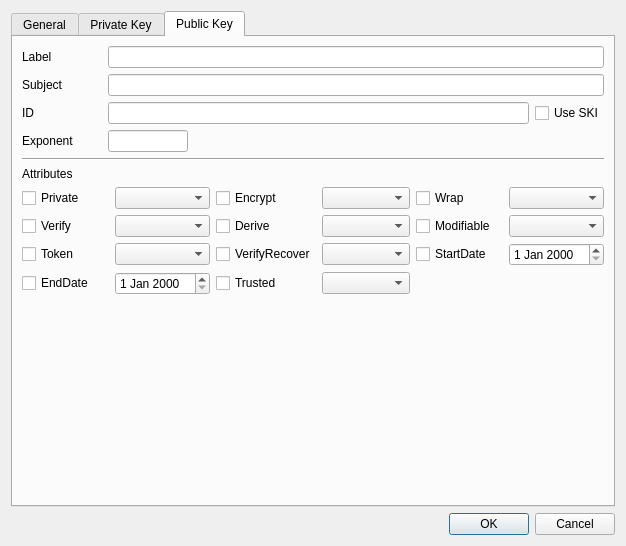
<?xml version="1.0" encoding="UTF-8"?>
<ui version="4.0">
 <class>GenKeyPairDlg</class>
 <widget class="QDialog" name="GenKeyPairDlg">
  <property name="geometry">
   <rect>
    <x>0</x>
    <y>0</y>
    <width>626</width>
    <height>536</height>
   </rect>
  </property>
  <property name="windowTitle">
   <string>Generate key pair</string>
  </property>
  <layout class="QVBoxLayout" name="verticalLayout">
   <item>
    <widget class="QTabWidget" name="tabWidget">
     <property name="sizePolicy">
      <sizepolicy hsizetype="Preferred" vsizetype="Preferred">
       <horstretch>0</horstretch>
       <verstretch>0</verstretch>
      </sizepolicy>
     </property>
     <property name="currentIndex">
      <number>2</number>
     </property>
     <widget class="QWidget" name="tab">
      <attribute name="title">
       <string>General</string>
      </attribute>
      <layout class="QVBoxLayout" name="verticalLayout_2">
       <item>
        <layout class="QGridLayout" name="gridLayout">
         <property name="topMargin">
          <number>0</number>
         </property>
         <item row="0" column="1">
          <widget class="QComboBox" name="mSlotsCombo">
           <property name="sizePolicy">
            <sizepolicy hsizetype="Preferred" vsizetype="Fixed">
             <horstretch>1</horstretch>
             <verstretch>0</verstretch>
            </sizepolicy>
           </property>
          </widget>
         </item>
         <item row="0" column="0">
          <widget class="QLabel" name="label">
           <property name="minimumSize">
            <size>
             <width>80</width>
             <height>0</height>
            </size>
           </property>
           <property name="text">
            <string>Slot list</string>
           </property>
          </widget>
         </item>
        </layout>
       </item>
       <item>
        <widget class="Line" name="line">
         <property name="orientation">
          <enum>Qt::Horizontal</enum>
         </property>
        </widget>
       </item>
       <item>
        <widget class="QLabel" name="label_2">
         <property name="text">
          <string>Slot status</string>
         </property>
        </widget>
       </item>
       <item>
        <layout class="QGridLayout" name="gridLayout_4">
         <property name="topMargin">
          <number>0</number>
         </property>
         <item row="0" column="3">
          <widget class="QLineEdit" name="mSessionText">
           <property name="maximumSize">
            <size>
             <width>80</width>
             <height>16777215</height>
            </size>
           </property>
           <property name="palette">
            <palette>
             <active>
              <colorrole role="Base">
               <brush brushstyle="SolidPattern">
                <color alpha="255">
                 <red>221</red>
                 <green>221</green>
                 <blue>255</blue>
                </color>
               </brush>
              </colorrole>
             </active>
             <inactive>
              <colorrole role="Base">
               <brush brushstyle="SolidPattern">
                <color alpha="255">
                 <red>221</red>
                 <green>221</green>
                 <blue>255</blue>
                </color>
               </brush>
              </colorrole>
             </inactive>
             <disabled>
              <colorrole role="Base">
               <brush brushstyle="SolidPattern">
                <color alpha="255">
                 <red>240</red>
                 <green>240</green>
                 <blue>240</blue>
                </color>
               </brush>
              </colorrole>
             </disabled>
            </palette>
           </property>
           <property name="readOnly">
            <bool>true</bool>
           </property>
          </widget>
         </item>
         <item row="0" column="2">
          <widget class="QLabel" name="label_4">
           <property name="text">
            <string>Session</string>
           </property>
          </widget>
         </item>
         <item row="0" column="6">
          <widget class="QLineEdit" name="mLoginText">
           <property name="maximumSize">
            <size>
             <width>40</width>
             <height>16777215</height>
            </size>
           </property>
           <property name="palette">
            <palette>
             <active>
              <colorrole role="Base">
               <brush brushstyle="SolidPattern">
                <color alpha="255">
                 <red>221</red>
                 <green>221</green>
                 <blue>255</blue>
                </color>
               </brush>
              </colorrole>
             </active>
             <inactive>
              <colorrole role="Base">
               <brush brushstyle="SolidPattern">
                <color alpha="255">
                 <red>221</red>
                 <green>221</green>
                 <blue>255</blue>
                </color>
               </brush>
              </colorrole>
             </inactive>
             <disabled>
              <colorrole role="Base">
               <brush brushstyle="SolidPattern">
                <color alpha="255">
                 <red>240</red>
                 <green>240</green>
                 <blue>240</blue>
                </color>
               </brush>
              </colorrole>
             </disabled>
            </palette>
           </property>
           <property name="readOnly">
            <bool>true</bool>
           </property>
          </widget>
         </item>
         <item row="0" column="5">
          <widget class="QLabel" name="label_5">
           <property name="text">
            <string>Login</string>
           </property>
          </widget>
         </item>
         <item row="0" column="1">
          <widget class="QLineEdit" name="mSlotIDText">
           <property name="maximumSize">
            <size>
             <width>100</width>
             <height>16777215</height>
            </size>
           </property>
           <property name="palette">
            <palette>
             <active>
              <colorrole role="Base">
               <brush brushstyle="SolidPattern">
                <color alpha="255">
                 <red>221</red>
                 <green>221</green>
                 <blue>255</blue>
                </color>
               </brush>
              </colorrole>
             </active>
             <inactive>
              <colorrole role="Base">
               <brush brushstyle="SolidPattern">
                <color alpha="255">
                 <red>221</red>
                 <green>221</green>
                 <blue>255</blue>
                </color>
               </brush>
              </colorrole>
             </inactive>
             <disabled>
              <colorrole role="Base">
               <brush brushstyle="SolidPattern">
                <color alpha="255">
                 <red>240</red>
                 <green>240</green>
                 <blue>240</blue>
                </color>
               </brush>
              </colorrole>
             </disabled>
            </palette>
           </property>
           <property name="readOnly">
            <bool>true</bool>
           </property>
          </widget>
         </item>
         <item row="0" column="0">
          <widget class="QLabel" name="label_3">
           <property name="minimumSize">
            <size>
             <width>80</width>
             <height>0</height>
            </size>
           </property>
           <property name="text">
            <string>Slot ID</string>
           </property>
          </widget>
         </item>
         <item row="0" column="4">
          <spacer name="horizontalSpacer_2">
           <property name="orientation">
            <enum>Qt::Horizontal</enum>
           </property>
           <property name="sizeHint" stdset="0">
            <size>
             <width>40</width>
             <height>20</height>
            </size>
           </property>
          </spacer>
         </item>
        </layout>
       </item>
       <item>
        <widget class="Line" name="line_2">
         <property name="orientation">
          <enum>Qt::Horizontal</enum>
         </property>
        </widget>
       </item>
       <item>
        <widget class="QLabel" name="label_6">
         <property name="text">
          <string>Key Information</string>
         </property>
        </widget>
       </item>
       <item>
        <layout class="QGridLayout" name="gridLayout_5">
         <property name="topMargin">
          <number>0</number>
         </property>
         <item row="0" column="0">
          <widget class="QLabel" name="label_7">
           <property name="minimumSize">
            <size>
             <width>80</width>
             <height>0</height>
            </size>
           </property>
           <property name="maximumSize">
            <size>
             <width>80</width>
             <height>16777215</height>
            </size>
           </property>
           <property name="text">
            <string>Mechanism</string>
           </property>
          </widget>
         </item>
         <item row="0" column="2">
          <widget class="QLabel" name="mOptionLabel">
           <property name="text">
            <string>Key size</string>
           </property>
          </widget>
         </item>
         <item row="0" column="3">
          <widget class="QComboBox" name="mOptionCombo">
           <property name="minimumSize">
            <size>
             <width>120</width>
             <height>0</height>
            </size>
           </property>
          </widget>
         </item>
         <item row="0" column="1">
          <widget class="QComboBox" name="mMechCombo">
           <property name="sizePolicy">
            <sizepolicy hsizetype="Preferred" vsizetype="Fixed">
             <horstretch>1</horstretch>
             <verstretch>0</verstretch>
            </sizepolicy>
           </property>
          </widget>
         </item>
        </layout>
       </item>
       <item>
        <widget class="QTabWidget" name="mParamTab">
         <property name="currentIndex">
          <number>0</number>
         </property>
         <widget class="QWidget" name="tab_4">
          <attribute name="title">
           <string>DSA Parameter</string>
          </attribute>
          <layout class="QVBoxLayout" name="verticalLayout_5">
           <item>
            <layout class="QGridLayout" name="gridLayout_8">
             <item row="0" column="1">
              <widget class="QLineEdit" name="mDSA_QText">
               <property name="palette">
                <palette>
                 <active>
                  <colorrole role="Base">
                   <brush brushstyle="SolidPattern">
                    <color alpha="255">
                     <red>255</red>
                     <green>255</green>
                     <blue>255</blue>
                    </color>
                   </brush>
                  </colorrole>
                 </active>
                 <inactive>
                  <colorrole role="Base">
                   <brush brushstyle="SolidPattern">
                    <color alpha="255">
                     <red>255</red>
                     <green>255</green>
                     <blue>255</blue>
                    </color>
                   </brush>
                  </colorrole>
                 </inactive>
                 <disabled>
                  <colorrole role="Base">
                   <brush brushstyle="SolidPattern">
                    <color alpha="255">
                     <red>240</red>
                     <green>240</green>
                     <blue>240</blue>
                    </color>
                   </brush>
                  </colorrole>
                 </disabled>
                </palette>
               </property>
               <property name="readOnly">
                <bool>false</bool>
               </property>
              </widget>
             </item>
             <item row="0" column="2">
              <widget class="QLineEdit" name="mDSA_QLenText">
               <property name="minimumSize">
                <size>
                 <width>40</width>
                 <height>0</height>
                </size>
               </property>
               <property name="maximumSize">
                <size>
                 <width>40</width>
                 <height>16777215</height>
                </size>
               </property>
               <property name="palette">
                <palette>
                 <active>
                  <colorrole role="Base">
                   <brush brushstyle="SolidPattern">
                    <color alpha="255">
                     <red>221</red>
                     <green>221</green>
                     <blue>255</blue>
                    </color>
                   </brush>
                  </colorrole>
                 </active>
                 <inactive>
                  <colorrole role="Base">
                   <brush brushstyle="SolidPattern">
                    <color alpha="255">
                     <red>221</red>
                     <green>221</green>
                     <blue>255</blue>
                    </color>
                   </brush>
                  </colorrole>
                 </inactive>
                 <disabled>
                  <colorrole role="Base">
                   <brush brushstyle="SolidPattern">
                    <color alpha="255">
                     <red>240</red>
                     <green>240</green>
                     <blue>240</blue>
                    </color>
                   </brush>
                  </colorrole>
                 </disabled>
                </palette>
               </property>
               <property name="readOnly">
                <bool>true</bool>
               </property>
              </widget>
             </item>
             <item row="0" column="0">
              <widget class="QLabel" name="label_18">
               <property name="text">
                <string>Subprime(Q)</string>
               </property>
              </widget>
             </item>
            </layout>
           </item>
           <item>
            <layout class="QGridLayout" name="gridLayout_10">
             <item row="0" column="0">
              <widget class="QLabel" name="label_19">
               <property name="text">
                <string>Prime(P)</string>
               </property>
              </widget>
             </item>
             <item row="0" column="2">
              <widget class="QLineEdit" name="mDSA_PLenText">
               <property name="minimumSize">
                <size>
                 <width>40</width>
                 <height>0</height>
                </size>
               </property>
               <property name="maximumSize">
                <size>
                 <width>40</width>
                 <height>16777215</height>
                </size>
               </property>
               <property name="palette">
                <palette>
                 <active>
                  <colorrole role="Base">
                   <brush brushstyle="SolidPattern">
                    <color alpha="255">
                     <red>221</red>
                     <green>221</green>
                     <blue>255</blue>
                    </color>
                   </brush>
                  </colorrole>
                 </active>
                 <inactive>
                  <colorrole role="Base">
                   <brush brushstyle="SolidPattern">
                    <color alpha="255">
                     <red>221</red>
                     <green>221</green>
                     <blue>255</blue>
                    </color>
                   </brush>
                  </colorrole>
                 </inactive>
                 <disabled>
                  <colorrole role="Base">
                   <brush brushstyle="SolidPattern">
                    <color alpha="255">
                     <red>240</red>
                     <green>240</green>
                     <blue>240</blue>
                    </color>
                   </brush>
                  </colorrole>
                 </disabled>
                </palette>
               </property>
               <property name="readOnly">
                <bool>true</bool>
               </property>
              </widget>
             </item>
             <item row="0" column="1">
              <spacer name="horizontalSpacer">
               <property name="orientation">
                <enum>Qt::Horizontal</enum>
               </property>
               <property name="sizeHint" stdset="0">
                <size>
                 <width>40</width>
                 <height>20</height>
                </size>
               </property>
              </spacer>
             </item>
            </layout>
           </item>
           <item>
            <widget class="QPlainTextEdit" name="mDSA_PText">
             <property name="palette">
              <palette>
               <active>
                <colorrole role="Base">
                 <brush brushstyle="SolidPattern">
                  <color alpha="255">
                   <red>255</red>
                   <green>255</green>
                   <blue>255</blue>
                  </color>
                 </brush>
                </colorrole>
               </active>
               <inactive>
                <colorrole role="Base">
                 <brush brushstyle="SolidPattern">
                  <color alpha="255">
                   <red>255</red>
                   <green>255</green>
                   <blue>255</blue>
                  </color>
                 </brush>
                </colorrole>
               </inactive>
               <disabled>
                <colorrole role="Base">
                 <brush brushstyle="SolidPattern">
                  <color alpha="255">
                   <red>240</red>
                   <green>240</green>
                   <blue>240</blue>
                  </color>
                 </brush>
                </colorrole>
               </disabled>
              </palette>
             </property>
             <property name="readOnly">
              <bool>false</bool>
             </property>
            </widget>
           </item>
           <item>
            <layout class="QGridLayout" name="gridLayout_11">
             <property name="topMargin">
              <number>0</number>
             </property>
             <item row="0" column="2">
              <widget class="QLineEdit" name="mDSA_GLenText">
               <property name="minimumSize">
                <size>
                 <width>40</width>
                 <height>0</height>
                </size>
               </property>
               <property name="maximumSize">
                <size>
                 <width>40</width>
                 <height>16777215</height>
                </size>
               </property>
               <property name="palette">
                <palette>
                 <active>
                  <colorrole role="Base">
                   <brush brushstyle="SolidPattern">
                    <color alpha="255">
                     <red>221</red>
                     <green>221</green>
                     <blue>255</blue>
                    </color>
                   </brush>
                  </colorrole>
                 </active>
                 <inactive>
                  <colorrole role="Base">
                   <brush brushstyle="SolidPattern">
                    <color alpha="255">
                     <red>221</red>
                     <green>221</green>
                     <blue>255</blue>
                    </color>
                   </brush>
                  </colorrole>
                 </inactive>
                 <disabled>
                  <colorrole role="Base">
                   <brush brushstyle="SolidPattern">
                    <color alpha="255">
                     <red>240</red>
                     <green>240</green>
                     <blue>240</blue>
                    </color>
                   </brush>
                  </colorrole>
                 </disabled>
                </palette>
               </property>
               <property name="readOnly">
                <bool>true</bool>
               </property>
              </widget>
             </item>
             <item row="0" column="0">
              <widget class="QLabel" name="label_20">
               <property name="text">
                <string>Generator(G)</string>
               </property>
              </widget>
             </item>
             <item row="0" column="1">
              <spacer name="horizontalSpacer_4">
               <property name="orientation">
                <enum>Qt::Horizontal</enum>
               </property>
               <property name="sizeHint" stdset="0">
                <size>
                 <width>40</width>
                 <height>20</height>
                </size>
               </property>
              </spacer>
             </item>
            </layout>
           </item>
           <item>
            <widget class="QPlainTextEdit" name="mDSA_GText">
             <property name="palette">
              <palette>
               <active>
                <colorrole role="Base">
                 <brush brushstyle="SolidPattern">
                  <color alpha="255">
                   <red>255</red>
                   <green>255</green>
                   <blue>255</blue>
                  </color>
                 </brush>
                </colorrole>
               </active>
               <inactive>
                <colorrole role="Base">
                 <brush brushstyle="SolidPattern">
                  <color alpha="255">
                   <red>255</red>
                   <green>255</green>
                   <blue>255</blue>
                  </color>
                 </brush>
                </colorrole>
               </inactive>
               <disabled>
                <colorrole role="Base">
                 <brush brushstyle="SolidPattern">
                  <color alpha="255">
                   <red>240</red>
                   <green>240</green>
                   <blue>240</blue>
                  </color>
                 </brush>
                </colorrole>
               </disabled>
              </palette>
             </property>
             <property name="readOnly">
              <bool>false</bool>
             </property>
            </widget>
           </item>
           <item>
            <layout class="QGridLayout" name="gridLayout_12">
             <property name="topMargin">
              <number>0</number>
             </property>
             <item row="0" column="2">
              <widget class="QPushButton" name="mDSAGenParamBtn">
               <property name="text">
                <string>Gen Param</string>
               </property>
              </widget>
             </item>
             <item row="0" column="0">
              <widget class="QPushButton" name="mDSAClearParamBtn">
               <property name="text">
                <string>Clear</string>
               </property>
              </widget>
             </item>
             <item row="0" column="1">
              <spacer name="horizontalSpacer_5">
               <property name="orientation">
                <enum>Qt::Horizontal</enum>
               </property>
               <property name="sizeHint" stdset="0">
                <size>
                 <width>40</width>
                 <height>20</height>
                </size>
               </property>
              </spacer>
             </item>
            </layout>
           </item>
          </layout>
         </widget>
         <widget class="QWidget" name="tab_5">
          <attribute name="title">
           <string>DH Parameter</string>
          </attribute>
          <layout class="QVBoxLayout" name="verticalLayout_6">
           <item>
            <layout class="QGridLayout" name="gridLayout_9">
             <item row="0" column="2">
              <widget class="QLabel" name="label_15">
               <property name="text">
                <string>g</string>
               </property>
              </widget>
             </item>
             <item row="0" column="4">
              <widget class="QLabel" name="label_17">
               <property name="text">
                <string>p</string>
               </property>
              </widget>
             </item>
             <item row="0" column="5">
              <widget class="QLineEdit" name="mDH_PLenText">
               <property name="maximumSize">
                <size>
                 <width>40</width>
                 <height>16777215</height>
                </size>
               </property>
               <property name="font">
                <font/>
               </property>
               <property name="readOnly">
                <bool>true</bool>
               </property>
              </widget>
             </item>
             <item row="0" column="3">
              <widget class="QComboBox" name="mDH_GCombo"/>
             </item>
             <item row="0" column="0">
              <widget class="QPushButton" name="mGenDHParamBtn">
               <property name="text">
                <string>Gen DH Param</string>
               </property>
              </widget>
             </item>
             <item row="0" column="1">
              <spacer name="horizontalSpacer_3">
               <property name="orientation">
                <enum>Qt::Horizontal</enum>
               </property>
               <property name="sizeHint" stdset="0">
                <size>
                 <width>40</width>
                 <height>20</height>
                </size>
               </property>
              </spacer>
             </item>
            </layout>
           </item>
           <item>
            <widget class="QPlainTextEdit" name="mDH_PText">
             <property name="font">
              <font/>
             </property>
            </widget>
           </item>
          </layout>
         </widget>
        </widget>
       </item>
      </layout>
     </widget>
     <widget class="QWidget" name="tab_2">
      <attribute name="title">
       <string>Private Key</string>
      </attribute>
      <layout class="QVBoxLayout" name="verticalLayout_3">
       <item>
        <layout class="QGridLayout" name="gridLayout_2">
         <property name="topMargin">
          <number>0</number>
         </property>
         <item row="1" column="0">
          <widget class="QLabel" name="label_10">
           <property name="text">
            <string>Subject</string>
           </property>
          </widget>
         </item>
         <item row="0" column="0">
          <widget class="QLabel" name="label_9">
           <property name="minimumSize">
            <size>
             <width>80</width>
             <height>0</height>
            </size>
           </property>
           <property name="text">
            <string>Label</string>
           </property>
          </widget>
         </item>
         <item row="2" column="0">
          <widget class="QLabel" name="label_11">
           <property name="text">
            <string>ID</string>
           </property>
          </widget>
         </item>
         <item row="2" column="1">
          <widget class="QLineEdit" name="mPriIDText"/>
         </item>
         <item row="2" column="2">
          <widget class="QCheckBox" name="mPriUseSKICheck">
           <property name="text">
            <string>Use SKI</string>
           </property>
          </widget>
         </item>
         <item row="0" column="1" colspan="2">
          <widget class="QLineEdit" name="mPriLabelText"/>
         </item>
         <item row="1" column="1" colspan="2">
          <widget class="QLineEdit" name="mPriSubjectText"/>
         </item>
        </layout>
       </item>
       <item>
        <widget class="Line" name="line_3">
         <property name="orientation">
          <enum>Qt::Horizontal</enum>
         </property>
        </widget>
       </item>
       <item>
        <widget class="QLabel" name="label_12">
         <property name="text">
          <string>Attributes</string>
         </property>
        </widget>
       </item>
       <item>
        <layout class="QGridLayout" name="gridLayout_6">
         <property name="topMargin">
          <number>0</number>
         </property>
         <item row="2" column="5">
          <widget class="QComboBox" name="mPriTokenCombo"/>
         </item>
         <item row="1" column="0">
          <widget class="QCheckBox" name="mPriUnwrapCheck">
           <property name="text">
            <string notr="true">Unwrap</string>
           </property>
          </widget>
         </item>
         <item row="2" column="1">
          <widget class="QComboBox" name="mPriDeriveCombo"/>
         </item>
         <item row="0" column="3">
          <widget class="QComboBox" name="mPriDecryptCombo"/>
         </item>
         <item row="2" column="2">
          <widget class="QCheckBox" name="mPriExtractableCheck">
           <property name="text">
            <string notr="true">Extractable</string>
           </property>
          </widget>
         </item>
         <item row="0" column="1">
          <widget class="QComboBox" name="mPriPrivateCombo"/>
         </item>
         <item row="1" column="4">
          <widget class="QCheckBox" name="mPriSensitiveCheck">
           <property name="text">
            <string notr="true">Sensitive</string>
           </property>
          </widget>
         </item>
         <item row="0" column="2">
          <widget class="QCheckBox" name="mPriDecryptCheck">
           <property name="text">
            <string notr="true">Decrypt</string>
           </property>
          </widget>
         </item>
         <item row="2" column="0">
          <widget class="QCheckBox" name="mPriDeriveCheck">
           <property name="text">
            <string notr="true">Derive</string>
           </property>
          </widget>
         </item>
         <item row="2" column="3">
          <widget class="QComboBox" name="mPriExtractableCombo"/>
         </item>
         <item row="1" column="1">
          <widget class="QComboBox" name="mPriUnwrapCombo"/>
         </item>
         <item row="0" column="5">
          <widget class="QComboBox" name="mPriSignCombo"/>
         </item>
         <item row="0" column="0">
          <widget class="QCheckBox" name="mPriPrivateCheck">
           <property name="text">
            <string notr="true">Private</string>
           </property>
          </widget>
         </item>
         <item row="1" column="5">
          <widget class="QComboBox" name="mPriSensitiveCombo"/>
         </item>
         <item row="2" column="4">
          <widget class="QCheckBox" name="mPriTokenCheck">
           <property name="text">
            <string notr="true">Token</string>
           </property>
          </widget>
         </item>
         <item row="1" column="3">
          <widget class="QComboBox" name="mPriModifiableCombo"/>
         </item>
         <item row="1" column="2">
          <widget class="QCheckBox" name="mPriModifiableCheck">
           <property name="text">
            <string notr="true">Modifiable</string>
           </property>
          </widget>
         </item>
         <item row="0" column="4">
          <widget class="QCheckBox" name="mPriSignCheck">
           <property name="text">
            <string notr="true">Sign</string>
           </property>
          </widget>
         </item>
         <item row="3" column="5">
          <widget class="QDateEdit" name="mPriEndDateEdit"/>
         </item>
         <item row="3" column="4">
          <widget class="QCheckBox" name="mPriEndDateCheck">
           <property name="text">
            <string>EndDate</string>
           </property>
          </widget>
         </item>
         <item row="3" column="3">
          <widget class="QDateEdit" name="mPriStartDateEdit"/>
         </item>
         <item row="3" column="2">
          <widget class="QCheckBox" name="mPriStartDateCheck">
           <property name="text">
            <string>StartDate</string>
           </property>
          </widget>
         </item>
         <item row="3" column="0">
          <widget class="QCheckBox" name="mPriSignRecoverCheck">
           <property name="text">
            <string>SignRecover</string>
           </property>
          </widget>
         </item>
         <item row="3" column="1">
          <widget class="QComboBox" name="mPriSignRecoverCombo"/>
         </item>
        </layout>
       </item>
       <item>
        <spacer name="verticalSpacer_2">
         <property name="orientation">
          <enum>Qt::Vertical</enum>
         </property>
         <property name="sizeHint" stdset="0">
          <size>
           <width>20</width>
           <height>40</height>
          </size>
         </property>
        </spacer>
       </item>
      </layout>
     </widget>
     <widget class="QWidget" name="tab_3">
      <attribute name="title">
       <string>Public Key</string>
      </attribute>
      <layout class="QVBoxLayout" name="verticalLayout_4">
       <item>
        <layout class="QGridLayout" name="gridLayout_3">
         <property name="topMargin">
          <number>0</number>
         </property>
         <item row="3" column="1">
          <widget class="QLineEdit" name="mPubExponentText">
           <property name="maximumSize">
            <size>
             <width>80</width>
             <height>16777215</height>
            </size>
           </property>
          </widget>
         </item>
         <item row="0" column="0">
          <widget class="QLabel" name="label_8">
           <property name="minimumSize">
            <size>
             <width>80</width>
             <height>0</height>
            </size>
           </property>
           <property name="text">
            <string>Label</string>
           </property>
          </widget>
         </item>
         <item row="2" column="0">
          <widget class="QLabel" name="label_14">
           <property name="text">
            <string>ID</string>
           </property>
          </widget>
         </item>
         <item row="2" column="1">
          <widget class="QLineEdit" name="mPubIDText"/>
         </item>
         <item row="3" column="0">
          <widget class="QLabel" name="label_13">
           <property name="text">
            <string>Exponent</string>
           </property>
          </widget>
         </item>
         <item row="2" column="2">
          <widget class="QCheckBox" name="mPubUseSKICheck">
           <property name="text">
            <string>Use SKI</string>
           </property>
          </widget>
         </item>
         <item row="0" column="1" colspan="2">
          <widget class="QLineEdit" name="mPubLabelText"/>
         </item>
         <item row="1" column="0">
          <widget class="QLabel" name="label_21">
           <property name="text">
            <string>Subject</string>
           </property>
          </widget>
         </item>
         <item row="1" column="1" colspan="2">
          <widget class="QLineEdit" name="mPubSubjectText"/>
         </item>
        </layout>
       </item>
       <item>
        <widget class="Line" name="line_4">
         <property name="orientation">
          <enum>Qt::Horizontal</enum>
         </property>
        </widget>
       </item>
       <item>
        <widget class="QLabel" name="label_16">
         <property name="text">
          <string>Attributes</string>
         </property>
        </widget>
       </item>
       <item>
        <layout class="QGridLayout" name="gridLayout_7">
         <property name="topMargin">
          <number>0</number>
         </property>
         <item row="1" column="0">
          <widget class="QCheckBox" name="mPubVerifyCheck">
           <property name="text">
            <string notr="true">Verify</string>
           </property>
          </widget>
         </item>
         <item row="0" column="3">
          <widget class="QComboBox" name="mPubEncryptCombo"/>
         </item>
         <item row="0" column="2">
          <widget class="QCheckBox" name="mPubEncryptCheck">
           <property name="text">
            <string notr="true">Encrypt</string>
           </property>
          </widget>
         </item>
         <item row="2" column="0">
          <widget class="QCheckBox" name="mPubTokenCheck">
           <property name="text">
            <string notr="true">Token</string>
           </property>
          </widget>
         </item>
         <item row="1" column="2">
          <widget class="QCheckBox" name="mPubDeriveCheck">
           <property name="text">
            <string notr="true">Derive</string>
           </property>
          </widget>
         </item>
         <item row="0" column="0">
          <widget class="QCheckBox" name="mPubPrivateCheck">
           <property name="text">
            <string notr="true">Private</string>
           </property>
          </widget>
         </item>
         <item row="0" column="5">
          <widget class="QComboBox" name="mPubWrapCombo"/>
         </item>
         <item row="1" column="5">
          <widget class="QComboBox" name="mPubModifiableCombo"/>
         </item>
         <item row="1" column="1">
          <widget class="QComboBox" name="mPubVerifyCombo"/>
         </item>
         <item row="1" column="4">
          <widget class="QCheckBox" name="mPubModifiableCheck">
           <property name="text">
            <string notr="true">Modifiable</string>
           </property>
          </widget>
         </item>
         <item row="2" column="1">
          <widget class="QComboBox" name="mPubTokenCombo"/>
         </item>
         <item row="0" column="4">
          <widget class="QCheckBox" name="mPubWrapCheck">
           <property name="text">
            <string notr="true">Wrap</string>
           </property>
          </widget>
         </item>
         <item row="1" column="3">
          <widget class="QComboBox" name="mPubDeriveCombo"/>
         </item>
         <item row="0" column="1">
          <widget class="QComboBox" name="mPubPrivateCombo"/>
         </item>
         <item row="3" column="0">
          <widget class="QCheckBox" name="mPubEndDateCheck">
           <property name="text">
            <string>EndDate</string>
           </property>
          </widget>
         </item>
         <item row="3" column="1">
          <widget class="QDateEdit" name="mPubEndDateEdit"/>
         </item>
         <item row="2" column="5">
          <widget class="QDateEdit" name="mPubStartDateEdit"/>
         </item>
         <item row="2" column="4">
          <widget class="QCheckBox" name="mPubStartDateCheck">
           <property name="text">
            <string>StartDate</string>
           </property>
          </widget>
         </item>
         <item row="2" column="2">
          <widget class="QCheckBox" name="mPubVerifyRecoverCheck">
           <property name="text">
            <string>VerifyRecover</string>
           </property>
          </widget>
         </item>
         <item row="2" column="3">
          <widget class="QComboBox" name="mPubVerifyRecoverCombo"/>
         </item>
         <item row="3" column="3">
          <widget class="QComboBox" name="mPubTrustedCombo"/>
         </item>
         <item row="3" column="2">
          <widget class="QCheckBox" name="mPubTrustedCheck">
           <property name="text">
            <string>Trusted</string>
           </property>
          </widget>
         </item>
        </layout>
       </item>
       <item>
        <spacer name="verticalSpacer_3">
         <property name="orientation">
          <enum>Qt::Vertical</enum>
         </property>
         <property name="sizeHint" stdset="0">
          <size>
           <width>20</width>
           <height>40</height>
          </size>
         </property>
        </spacer>
       </item>
      </layout>
     </widget>
    </widget>
   </item>
   <item>
    <widget class="QDialogButtonBox" name="buttonBox">
     <property name="orientation">
      <enum>Qt::Horizontal</enum>
     </property>
     <property name="standardButtons">
      <set>QDialogButtonBox::Cancel|QDialogButtonBox::Ok</set>
     </property>
    </widget>
   </item>
  </layout>
 </widget>
 <tabstops>
  <tabstop>tabWidget</tabstop>
  <tabstop>mSlotsCombo</tabstop>
  <tabstop>mSlotIDText</tabstop>
  <tabstop>mSessionText</tabstop>
  <tabstop>mLoginText</tabstop>
  <tabstop>mMechCombo</tabstop>
  <tabstop>mOptionCombo</tabstop>
  <tabstop>mParamTab</tabstop>
  <tabstop>mDSA_QText</tabstop>
  <tabstop>mDSA_QLenText</tabstop>
  <tabstop>mDSA_PLenText</tabstop>
  <tabstop>mDSA_PText</tabstop>
  <tabstop>mDSA_GLenText</tabstop>
  <tabstop>mDSA_GText</tabstop>
  <tabstop>mDSAClearParamBtn</tabstop>
  <tabstop>mDSAGenParamBtn</tabstop>
  <tabstop>mGenDHParamBtn</tabstop>
  <tabstop>mDH_GCombo</tabstop>
  <tabstop>mDH_PLenText</tabstop>
  <tabstop>mDH_PText</tabstop>
  <tabstop>mPriLabelText</tabstop>
  <tabstop>mPriSubjectText</tabstop>
  <tabstop>mPriIDText</tabstop>
  <tabstop>mPriPrivateCheck</tabstop>
  <tabstop>mPriPrivateCombo</tabstop>
  <tabstop>mPriDecryptCheck</tabstop>
  <tabstop>mPriDecryptCombo</tabstop>
  <tabstop>mPriSignCheck</tabstop>
  <tabstop>mPriSignCombo</tabstop>
  <tabstop>mPriUnwrapCheck</tabstop>
  <tabstop>mPriUnwrapCombo</tabstop>
  <tabstop>mPriModifiableCheck</tabstop>
  <tabstop>mPriModifiableCombo</tabstop>
  <tabstop>mPriSensitiveCheck</tabstop>
  <tabstop>mPriSensitiveCombo</tabstop>
  <tabstop>mPriDeriveCheck</tabstop>
  <tabstop>mPriDeriveCombo</tabstop>
  <tabstop>mPriExtractableCheck</tabstop>
  <tabstop>mPriExtractableCombo</tabstop>
  <tabstop>mPriTokenCheck</tabstop>
  <tabstop>mPriTokenCombo</tabstop>
  <tabstop>mPubLabelText</tabstop>
  <tabstop>mPubIDText</tabstop>
  <tabstop>mPubExponentText</tabstop>
  <tabstop>mPubPrivateCheck</tabstop>
  <tabstop>mPubPrivateCombo</tabstop>
  <tabstop>mPubEncryptCheck</tabstop>
  <tabstop>mPubEncryptCombo</tabstop>
  <tabstop>mPubWrapCheck</tabstop>
  <tabstop>mPubWrapCombo</tabstop>
  <tabstop>mPubVerifyCheck</tabstop>
  <tabstop>mPubVerifyCombo</tabstop>
  <tabstop>mPubDeriveCheck</tabstop>
  <tabstop>mPubDeriveCombo</tabstop>
  <tabstop>mPubModifiableCheck</tabstop>
  <tabstop>mPubModifiableCombo</tabstop>
  <tabstop>mPubTokenCheck</tabstop>
  <tabstop>mPubTokenCombo</tabstop>
 </tabstops>
 <resources/>
 <connections>
  <connection>
   <sender>buttonBox</sender>
   <signal>accepted()</signal>
   <receiver>GenKeyPairDlg</receiver>
   <slot>accept()</slot>
   <hints>
    <hint type="sourcelabel">
     <x>248</x>
     <y>254</y>
    </hint>
    <hint type="destinationlabel">
     <x>157</x>
     <y>274</y>
    </hint>
   </hints>
  </connection>
  <connection>
   <sender>buttonBox</sender>
   <signal>rejected()</signal>
   <receiver>GenKeyPairDlg</receiver>
   <slot>reject()</slot>
   <hints>
    <hint type="sourcelabel">
     <x>316</x>
     <y>260</y>
    </hint>
    <hint type="destinationlabel">
     <x>286</x>
     <y>274</y>
    </hint>
   </hints>
  </connection>
 </connections>
</ui>
